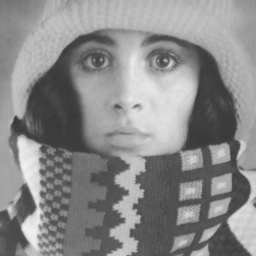
#> input picture week_2/trui.png, 256 x 256 px; the run also reads 1 picture not shown here
$ jupyter execute 2_geometric_transformations.ipynb
#> lines starting #> are read from the running program, lines starting #| are printed output that depends on the picture
# Pythonopdracht week 2: Geometric Transformations

**Reminder: always use `Kernel > Restart & Run All` and check the results before submitting.**

[cell 1]
import numpy as np
import matplotlib.pyplot as plt
import wget
from skimage.transform import warp

Hidden in this cell are some $\LaTeX$ macros
$\newcommand{\v}[1]{\mathbf #1}$
$\newcommand{\hv}[1]{\widetilde{\mathbf #1}}$
$\newcommand{\setR}{\mathbb R}$
$\newcommand{\T}{^\top}$
$\newcommand{\inv}{^{-1}}$

## Interpolation

In a previous LabExercise you have written the ``pixel_value`` function. We will need that function again in this lab, and we are extending it with multiple ways of handling the border of the image. (2pt)

The named (or keyword) argument ``interpolation`` can have value ``'nearest'`` or ``'bilinear'`` indicating the type of interpolation. The argument ``mode`` indicates the way the border problem is taken care of. Valid values are ``'closest'`` and ``'constant'``. If ``mode='constant'`` then the named argument ``cval`` provides the constant value to be used. You may additionally implement ``mode=wrap`` if you are interested, but this is optional.

[cell 2]
def in_image(image_shape, y, x):
    return 0 <= y <= image_shape[0] - 1 and 0 <= x <= image_shape[1] - 1

def pixel_value(F, y, x, interpolation_method='nearest',
                border_method='constant', cval=0):
    if not in_image(F.shape, y, x):
        if border_method == 'constant':
            return cval
        elif border_method == 'closest':
            # Find the closest y point
            if y > F.shape[0] - 1:
                y = F.shape[0] - 1
            elif y < 0:
                y = 0
            else:
                y = np.floor(y + 0.5).astype(np.uint8)

            # Find the closest x point
            if x > F.shape[0] - 1:
                x = F.shape[0] - 1
            elif x < 0:
                x = 0
            else:
                x = np.floor(x + 0.5).astype(np.uint8)

            return F[y, x]

        elif border_method == 'mirror':
            # Find the mirror of the y point
            if y > F.shape[0] - 1:
                y = (F.shape[0] - 1) - (y - (F.shape[0] - 1))
            elif y < 0:
                y = -y

            # Find the mirror of the x point
            if x > F.shape[1] - 1:
                x = (F.shape[1] - 1) - (x - (F.shape[1] - 1))
            elif x < 0:
                x = -x

            # In case the mirrored point is a float or not in the image,
            # we run pixel value again with this new point
            return pixel_value(F, y, x)

        elif border_method == 'wrap':
            # In case the wrapped point is a float,
            # we run pixel value again with this new point
            return round(pixel_value(F, y % F.shape[0], x % F.shape[1]))

    if interpolation_method == 'nearest':
        return F[np.floor(y + 0.5).astype(np.uint8)][np.floor(x + 0.5).astype(np.uint8)]

    elif interpolation_method == 'bilinear':
        a, i = np.modf(x)
        b, j = np.modf(y)
        i, j = i.astype(np.uint8), j.astype(np.uint8)

        result = ((1 - a) * (1 - b) * F[j, i] +
                  (1 - a) * b * F[j + 1, i] +
                  a * (1 - b) * F[j, i + 1] +
                  a * b * F[j + 1, i + 1])

        return result

We will test this function on a simple very small version of a standard image ``trui.png``. The code below tries to read the image from the directory where this notebook is stored. If the file can't be read an exception is thrown and caught. Then the file is downloaded from the computer vision web pages and again the file is read.

For starting Python programmers this way of programming might be counter intuitive. Perhaps you would like first to check if the file exists in the local directory and if not download it. This is the classical *Look before you leap (LBYL)* paradigm in programming. In Python one often uses the *Easier to Ask for Forgiveness than Permission (EAFP)* approach. Search the web for all the pros and cons of both approaches.

[cell 3]
try:
    F = plt.imread('trui.png')
#> F is the input picture: shape (256, 256) float32; min 0.22, max 0.945, mean 0.54
except FileNotFoundError:
    wget.download("https://staff.fnwi.uva.nl/r.vandenboomgaard/ComputerVision/_images/trui.png")
    F = plt.imread('trui.png')
Fsmall = F[::4,::4]
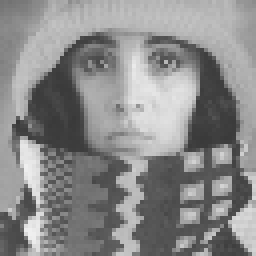
#> Fsmall: shape (64, 64) float32 (shown 4 times larger); min 0.224, max 0.937, mean 0.541
plt.imshow(Fsmall)
plt.gray()

We then test your ``pixel_value`` function. We make a new image ``G`` by sampling the image ``F`` in 128x128 points. At position (x,y) in image G we sample image G at position (x-32, y-32). If all is well you should end up with an image G that shows image F in its center and the border around it should be determined by the border mode that is selected.

[cell 4]
# Note only border modes 'constant' and 'closest' are mandatory.
# Switch the following two lines only if you have implemented all three modes, which is optional.

# modes_implemented = ['closest', 'constant', 'wrap']
modes_implemented = ['closest', 'constant']

G = {}
for mode in modes_implemented:
    G[mode] = np.zeros((128,128))

for y in range(128):
    for x in range(128):
        for m in modes_implemented:
            G[m][y, x] = pixel_value(Fsmall, y-32, x-32,
                                     interpolation_method='nearest', border_method=m, cval=0)

n = len(modes_implemented)
for i, mode in enumerate(modes_implemented):
    plt.subplot(1,n,i+1)
    plt.imshow(G[mode])
    plt.title(mode)
    plt.axis('off')

If the ``pixel_value`` function is working with at least the 'closest' and 'constant' border mode, we will continue with some exercises and questions regarding homogeneous coordinates. These are a mathematical tool to efficiently describe describe commonly used geometrical transformations.

## Homogeneous Coordinates and Rotations

Before you continue reading this notebook, make sure you have read the section on homogeneous coordinates in the lecture notes in the 'Mathematical Tools' chapter.

A 2D point $\v x = (a\;\; b)\T$ is represented with a homogeneous vector $\hv x = (s\,a\;\;s\,b\;\;s)\T$ where $s$ can be any real number not equal zero. In this LabExercise we will often find the need to take a vector $\v x$ and make a homogeneous representation $\hv x$ for it. In Numpy a vector $\v x\in\setR^2$ is represented with a (2,) shaped array and the homogeneous vector $\hv x$ is represented with a (3,) shaped array. A 'normal' vector $\v x$ is often called a Euclidean vector, in contrast with $\hv x$ being a homogeneous vector.

Much later on in the course we will consider Euclidean vectors in 3 dimsional space as well. A vector $\v x = (a\;\;b\;\;c)\T\in\setR^3$ in homogeneous representation is $\hv x = (s\,a\;\;s\,b\;\;s\,c\;\;s)\T$.

Write the functions ``e2h`` that takes a (matrix of) Euclidean vector(s) as input (either a 2 or 3 dimensional vector) and returns the corresponding homogeneous vector(s). Als write the function ``h2e`` that does the opposite. So for the function ``e2h`` the input is either a (n,) shaped array or a (n,m) shaped array where n is the dimension of the Euclidean space and m is the number of vectors we need to represent in homogeneous coordinates. The result should be a (n+1,) shaped array or a (n+1, m) shaped array respectively. The Numpy ``hstack``, ``vstack``, ``concatenate`` and ``column_stack`` functions can be useful here. (5pt)

[cell 5]
def e2h(x):
    return np.vstack([x, np.ones(len(x[-1]))]) if len(x.shape) > 1 else np.hstack([x, 1])

def h2e(tx):
    return np.divide(tx[:-1], tx[-1]) if len(tx.shape) > 1 else tx[:-1] / tx[-1]

A 3x3 homogeneous matrix can represent all linear operations on $\setR^2$, but can also represent translations in $\setR^2$. More generally, a 3x3 homogeneous matrix can represent all *projective transformations*. We will look at these in a later section. We end this subsection with some examples of transformations to test your ``h2e`` and ``e2h`` functions.

The code below uses your functions to apply projective transformations to a square and a triangle in $\setR^2$, and shows the results. In the ANS homework, there are some questions about this piece of code and its output, under *Transformations of squares*.

Note: if you get a RuntimeWarnining, please ignore.

[cell 6]
def draw_polygon(p, ax, closed=True, filled=False):
    if closed:
        pp = np.column_stack((p,p[:,0]))
    ax.plot(pp[0], pp[1], '-o')


plt.figure()
unit_square = np.array([[0, 1, 1, 0],
                        [0, 0, 1, 1]])
triangle = np.array([[0,  1, 1],
                     [0, -1, 1]])

fig, axs = plt.subplots(1,2)
draw_polygon(unit_square, axs[0])
draw_polygon(triangle, axs[1])

T1 = np.array([[1, 0, 3],
               [0, 1, 7],
               [0, 0, 1]])
T2 = np.array([[5, 3, 2],
               [2, 4, 3],
               [1, 2, 1]])
T3 = np.array([[4, -3, 0],
               [3, 4, 0],
               [0, 0, 5]])

transforms = [T1, T2, T3]


for T in transforms:
    Tsquare = h2e( T @ e2h(unit_square))
    draw_polygon(Tsquare, axs[0])
    axs[0].axis('equal');

    Ttriangle = h2e( T @ e2h(triangle))
    draw_polygon(Ttriangle, axs[1])
    axs[1].axis('equal');

plt.legend(['No transform', 'T1', 'T2','T3'], bbox_to_anchor=(1.8, 1));

## Image Rotations

In this section you are going to use a homogeneous transform to rotate an image. We want to rotate the image around its center. The output image should have the same size as the input image.

In case the shape of an image (array) is ``(H,W)`` (where H stands for height and W stands for width), the center is given by: $(x_c,y_c)=(W/2, H/2)$.
Convince yourself that a rotation around the center is given by $T_v t \tilde R_\phi T_{-v t}$

Read the lecture notes on geometrical transformations to prepare for implementation of the image rotation.

Below is the algorithm for the (WRONG) forward pass algorithm. Instead of the domain iterator described in the lecture notes a simple double loop over all pixels in the input image is used. As an extra a section is added to this lab that uses the domain iterator from the lecture notes.

[cell 7]
def rotate_forward(F, phi):
    # First calculate the transform
#> called with phi = 0.785
    H, W = F.shape[:2]
    halfH, halfW = H/2, W/2
    T = np.array([[1, 0, halfW], [0, 1, halfH], [0, 0, 1]])
    cp = np.cos(phi)
    sp = np.sin(phi)
    R = np.array([[cp, -sp, 0], [sp, cp, 0], [0, 0, 1]])
    A = T @ R @ np.linalg.inv(T)

    # Now apply the transformation, and store the result in G.
    G = np.zeros_like(F)
    for x in range(W):
        for y in range(H):
            xa, ya = h2e(A @ np.array([x, y, 1]))
            if 0<=ya<=H-1 and 0<=xa<=W-1:
                xai = np.rint(xa).astype(int)
                yai = np.rint(ya).astype(int)
                G[yai, xai] = F[y, x]
    return G

[cell 8]
Gsmall_forward = rotate_forward(Fsmall, np.pi/4)
plt.imshow(Gsmall_forward)
plt.axis('off');

Yes, we are rotating the image, but no, it is not the correct result. You had better implement the backward algorithm. Implementing the backward algorithm requires your your ``pixel_value`` function and thus its parameters. (4pt)

[cell 9]
def rotate_backward(F, phi, interpolation_method='nearest',

                    border_method='constant', cval=0):
    """ Rotates the image F over an angle of phi, using the
    pixel_value function for interpolation."""
#> called with phi = 0.785, interpolation_method = 'nearest', border_method = 'constant', cval = 0
    H, W = F.shape[:2]
    halfH, halfW = H/2, W/2
    T = np.array([[1, 0, halfW], [0, 1, halfH], [0, 0, 1]])
    cp = np.cos(-phi)
    sp = np.sin(-phi)
    R = np.linalg.inv(np.array([[cp, -sp, 0], [sp, cp, 0], [0, 0, 1]]))
    A = T @ R @ np.linalg.inv(T)
    G = np.zeros_like(F)

    for y in range(F.shape[0]):
        for x in range(F.shape[1]):
            coord = h2e(A @ np.array([y, x, 1]))
            G[y, x] = pixel_value(F, coord[0], coord[1], interpolation_method, border_method, cval)
    return G

[cell 10]
Gsmall_backward = rotate_backward(Fsmall, np.pi/4,
                                  interpolation_method='nearest',
                                  border_method='constant')
plt.imshow(Gsmall_backward)
plt.axis('off');

If you feel lucky, or better yet have a reasonable fast computer you may try it on the full size image (and even this one is small for today's many megabytes images).

[cell 11]
G_backward = rotate_backward(F, np.pi/4,
                             interpolation_method='bilinear',
                             border_method='constant')
#> call 2 of rotate_backward, with phi = 0.785, interpolation_method = 'bilinear', border_method = 'constant', cval = 0
#> after the loop in rotate_backward (call 2), `for y in range(F.shape[0]):`:
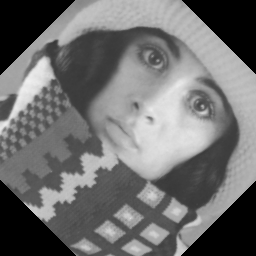
#> G: shape (256, 256) float32; min 0, max 0.943, mean 0.439
plt.imshow(G_backward)
plt.axis('off');

OK let's try our luck even more. Would it work for a color image?

[cell 12]
try:
    Fc = plt.imread('colortrui.png')
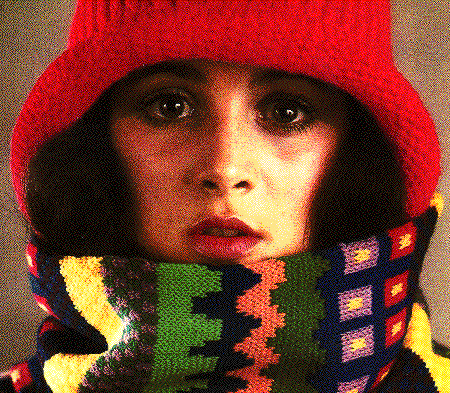
#> input picture week_2/colortrui.png, 450 x 393 px
#> Fc is the input picture: shape (393, 450, 3) float32; mean R, G, B 0.48, 0.238, 0.167
except FileNotFoundError:
    wget.download("https://staff.fnwi.uva.nl/r.vandenboomgaard/ComputerVision/_images/colortrui.png")
    Fc = plt.imread('colortrui.png')
Fcsmall = Fc[::4,::4]
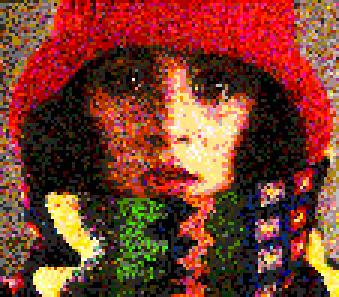
#> Fcsmall: shape (99, 113, 3) float32 (shown 3 times larger); mean R, G, B 0.481, 0.239, 0.168
plt.imshow(Fcsmall);

[cell 13]
Gcsmall_backward = rotate_backward(Fcsmall, np.pi/4,
                             interpolation_method='nearest',
                             border_method='constant')
#> call 3 of rotate_backward, with phi = 0.785, interpolation_method = 'nearest', border_method = 'constant', cval = 0
#> after the loop in rotate_backward (call 3), `for y in range(F.shape[0]):`:
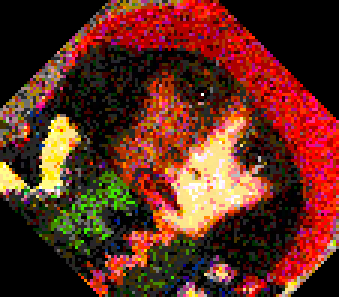
#> G: shape (99, 113, 3) float32 (shown 3 times larger); mean R, G, B 0.381, 0.177, 0.12
plt.imshow(Gcsmall_backward)
plt.axis('off');

Note that you can use color images in the ``rotate_forward`` function as well. There is nothing special hidden in the ``rotate_backward`` function to deal with color images. Well, in the backward (and forward) code there *is* one line that is special for color images, the rest of the magic is all hidden in Numpy indexing and ufuncs.

Now that you have written you own rotation algorithm and hopefully have a basic understanding what is happening we switch to a warp (geometrical transform) algorithm from the skimage package.
Most computer vision libraries, like skimage and OpenCV, have warp algorithms available where you just have to give the homogeneous transformation matrix and the size of the output image as arguments.

The following command gives you an explanation of the `warp` function.

[cell 14]
# Uncomment the last line to get information on the `warp` function.
# Make sure you comment it again before handing your notebook in,
# else the Autotests might fail!

# warp?

Calculate the transformation matrix needed to turn this picture over an angle of $\pi/4$, then use the `warp` function to apply it to the image $F$. (3pt)

[cell 15]
# First calculate the transformation matrix transform_matrix
# that the warp function needs (Read the documentation:
# have you already discovered the ``warp?`` command to
# show the docstring of the warp function?)

def get_pi_over_4_rotation_matrix(H, W):
    """
    Returns the projective transformation matrix that rotates an image of size H x W
    about its center (H/2, W/2) over an angle of pi/4.
    """
    phi = np.pi / 4
    halfH, halfW = H/2, W/2
    T = np.array([[1, 0, halfW], [0, 1, halfH], [0, 0, 1]])
    cp = np.cos(phi)
    sp = np.sin(phi)
    R = np.linalg.inv(np.array([[cp, -sp, 0], [sp, cp, 0], [0, 0, 1]]))
    A = T @ R @ np.linalg.inv(T)
    return A

transform_matrix = get_pi_over_4_rotation_matrix(F.shape[0], F.shape[1])
Gwarp = warp(F, transform_matrix)
plt.imshow(Gwarp);

Comparing the Gwarp image with the Gbackward image with my own implementation of the ``pixel_value`` function the images were almost equal except at the boundaries of the original image. If you can come up with a better implementation matching the ``skimage.transform.warp`` function you get extra credit! But maybe there is some error in the warp algorithm... If you find that error you will become famous (well at least known to the skimage developers).

## Estimating an Affine Transform

The generic affine transform can be written as the matrix transform:
\begin{align}
    \hv x' = A\,\hv x
\end{align}
where
\begin{align}
A = \begin{bmatrix}
a & b & c\\
d & e & f\\
0 & 0 & 1
\end{bmatrix}
\end{align}
To specify an affine transform we need to specify what the transform $\hv x_i'$ is of three points $\hv x_i$ for $i=1,2,3$. Read the lecture notes (chapter on homogeneous coordinates in the Math Tools part) and watch the video of the lecture.

An affine transform maps a parallelogram onto a (different) parallelogram. Note that a parallelogram is defined by three of its vertices. The fourth one follows from the given three.

Given these three point correspondences we may write (in block matrix notation):
\begin{align}
    \begin{bmatrix}
    \hv x'_1 & \hv x'_2 & \hv x'_3
    \end{bmatrix} &=
    A \begin{bmatrix}
    \hv x_1 & \hv x_2 & \hv x_3
    \end{bmatrix}\\
    X' &= A X
\end{align}
All three matrices are $3\times3$ matrices and in case $X$ is non-singular we may write:
\begin{align}
    A = X'\,X\inv
\end{align}

In practice the above method to calculate the matrix A is not often used in computer vision.

We can however rewrite the $\hv x_i' = A \hv x_i$ in the following way (see the lecture notes):
\begin{split}\begin{pmatrix}x_i'\\ y_i'\end{pmatrix} =
\begin{pmatrix}x_i& y_i& 1& 0& 0& 0\\0& 0& 0& x_i& y_i& 1 \end{pmatrix}
\begin{pmatrix}a\\b\\c\\d\\e\\f \end{pmatrix}\end{split}
Here we have rewritten the original equation in such a way that all the parameters to be estimated are collected in a parameter vector.

The above is just for one point correspondence. For 3 point
correspondences we can stack the $x_i', y_i'$ values and also add two rows to the matrix on the right hand side. For three points we have:

\begin{align}
   \begin{pmatrix}x_1'\\ y_1'\\x_2'\\ y_2'\\x_3'\\ y_3'\end{pmatrix} =
   \begin{pmatrix}
   x_1& y_1& 1& 0& 0& 0\\0& 0& 0& x_1& y_1& 1\\
   x_2& y_2& 1& 0& 0& 0\\0& 0& 0& x_2& y_2& 1\\
   x_3& y_3& 1& 0& 0& 0\\0& 0& 0& x_3& y_3& 1 \end{pmatrix}
   \begin{pmatrix}a\\b\\c\\d\\e\\f \end{pmatrix}
\end{align}
or:
\begin{align}
   \v q = M \v p
\end{align}
The $6\times6$ matrix $M$ is invertible (given three non collinear
points) and thus:
\begin{align}
   \v p = M\inv \v q
\end{align}
To get the matrix $A$ from $p$ we have to fill in a 3x3 matrix with the correct values from $p$.

In the remainder of this section you are asked to write the code to select a parallelogram in an image (say F) by specifying three of the points and warp that parallelogram to a new image.

First we specify and draw a parallelogram on top of an image.

[cell 16]
pts1 = [np.array([60, 60]),
        np.array([100, 30]),
        np.array([100, 90])]

pts2 = [np.array([0, 255]),
        np.array([0, 0]),
        np.array([255, 255])]

pts3 = [np.array([60, 40]),
        np.array([120, 40]),
        np.array([60, 100])]

def parallelogram(x1, x2, x3):
    return np.column_stack((x1, x2, x2 + (x3-x1), x3))

[cell 17]
x1, x2, x3 = pts1
F = plt.imread('trui.png')
plt.imshow(F)
draw_polygon(parallelogram(x1, x2, x3), plt.gca())

Next you have to construct the matrix $M$ and the vector $q$ and from that calculate the affine transformation matrix. The vectors $\v x_i$ are encoded in Python as the (2,) arrays ``x1``, ``x2`` and ``x3``. The vectors $\v x_i'$ are encoded as the arrays ``xa1``, ``xa2`` and ``xa3``. (5pt)

[cell 18]
def affine_transform_matrix(x1, x2, x3, xa1, xa2, xa3):
    """
    Calculates the affine transformation matrix A that maps
    (in homogeneous coordinates) the vectors xi to xai. The
    vectors are given in Euclidean coordinates.
    """
    A = np.linalg.inv(np.array([
        [*x1, 1, 0, 0, 0],
        [0, 0, 0, *x1, 1],
        [*x2, 1, 0, 0, 0],
        [0, 0, 0, *x2, 1],
        [*x3, 1, 0, 0, 0],
        [0, 0, 0, *x3, 1]
    ])) @ np.array([xa1, xa2, xa3]).flatten()

    return np.array(
        [[A[0], A[1], A[2]],
        [A[3], A[4], A[5]],
        [0, 0, 1]]
    )

Next you have to write the function ``affine_transform_image`` that is given three points x1, x2 and x3 in the input image F and maps these to the corners of the resulting image xa1=[0,0], xa2=[W-1,0] and xa3=[0,H-1], where (H,W) is the shape of the new image array. Note that F can be a color image or a scalar image. Use the ``warp`` function from skimage. Note that this function has a named argument ``output_shape`` to set the shape of the output image. (3pt)

[cell 19]
def affine_transform_image(F, x1, x2, x3, H, W):
#> called with x1 = array of shape (2,), x2 = array of shape (2,), x3 = array of shape (2,), H = 256, W = 256
    affine_matrix = affine_transform_matrix(x1, x2, x3, [0, 0], [W-1, 0], [0, H-1])
    return warp(F, np.linalg.inv(affine_matrix))
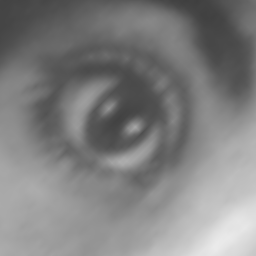
#> returned value: shape (256, 256) float32; min 0.249, max 0.921, mean 0.505

Use the following cells to (visually) test your `affine_transform_image` function.

[cell 20]
x1, x2, x3 = pts1
plt.subplot(121)
plt.imshow(F)
draw_polygon(parallelogram(x1, x2, x3), plt.gca())
G = affine_transform_image(F, x1, x2, x3, *F.shape)
plt.subplot(122)
plt.imshow(G);
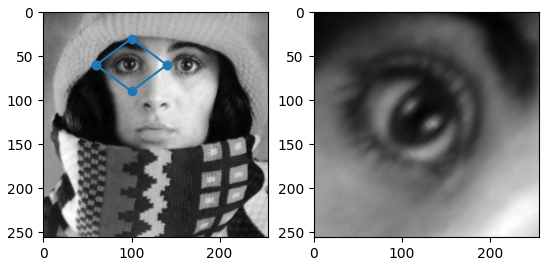
#> figure drawn by matplotlib, 2 panels

[cell 21]
pts = [(10, 10), (20, 30), (100, 200)]
vals = [G[pt] for pt in pts]
vals
#> Out = [0.276, 0.303, 0.52]

[cell 22]
x1, x2, x3 = pts2
plt.subplot(121)
plt.imshow(F)
draw_polygon(parallelogram(x1, x2, x3), plt.gca())
G = affine_transform_image(F, x1, x2, x3, *F.shape)
#> call 2 of affine_transform_image, with x1 = array of shape (2,), x2 = array of shape (2,), x3 = array of shape (2,), H = 256, W = 256
#> in affine_transform_image (call 2), `return warp(F, np.linalg.inv(affine_matrix))`:
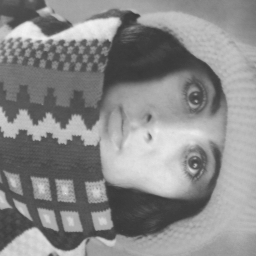
#> returned value: shape (256, 256) float32; min 0.22, max 0.945, mean 0.54
plt.subplot(122)
plt.imshow(G);
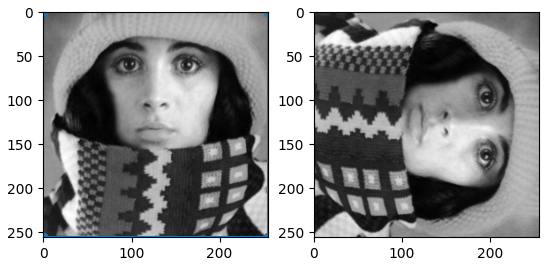
#> figure drawn by matplotlib, 2 panels

[cell 23]
x1, x2, x3 = pts3
plt.subplot(121)
plt.imshow(F)
draw_polygon(parallelogram(x1, x2, x3), plt.gca())
G = affine_transform_image(F, x1, x2, x3, *F.shape)
#> call 3 of affine_transform_image, with x1 = array of shape (2,), x2 = array of shape (2,), x3 = array of shape (2,), H = 256, W = 256
#> in affine_transform_image (call 3), `return warp(F, np.linalg.inv(affine_matrix))`:
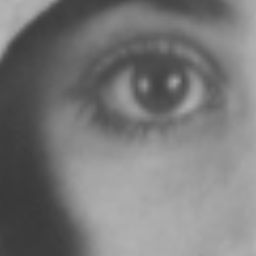
#> returned value: shape (256, 256) float32; min 0.224, max 0.721, mean 0.476
plt.subplot(122)
plt.imshow(G);
#> (the rest of the program and of its run is left out)
